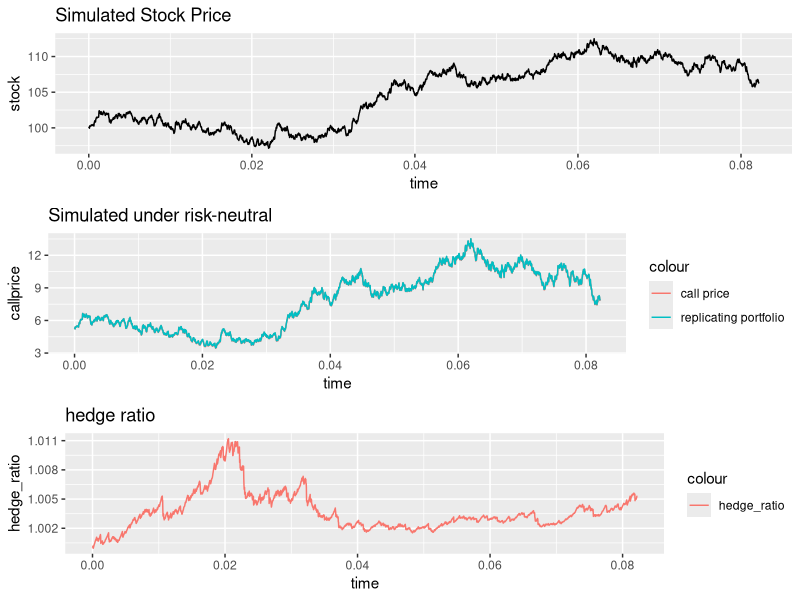
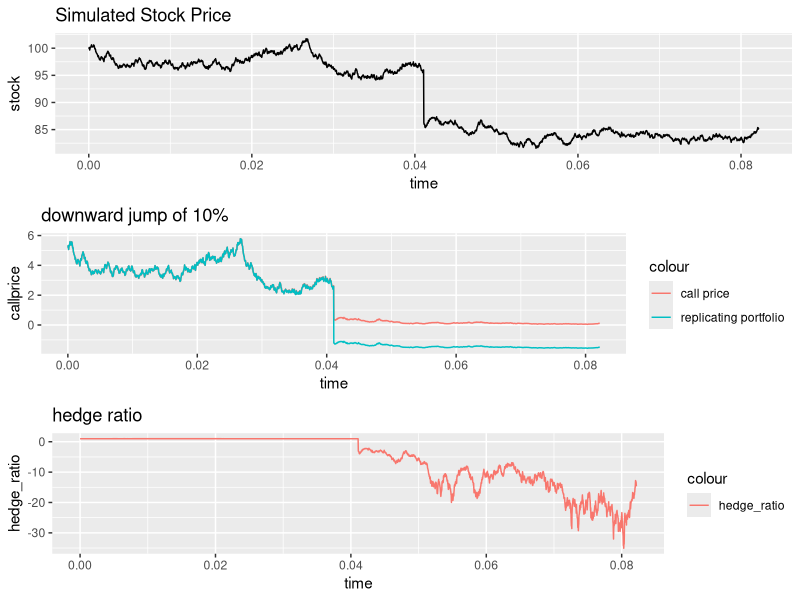
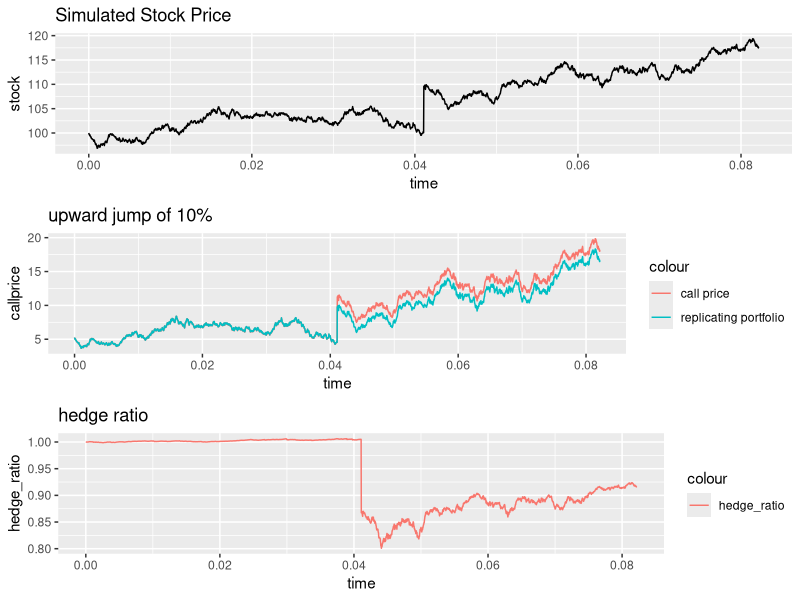
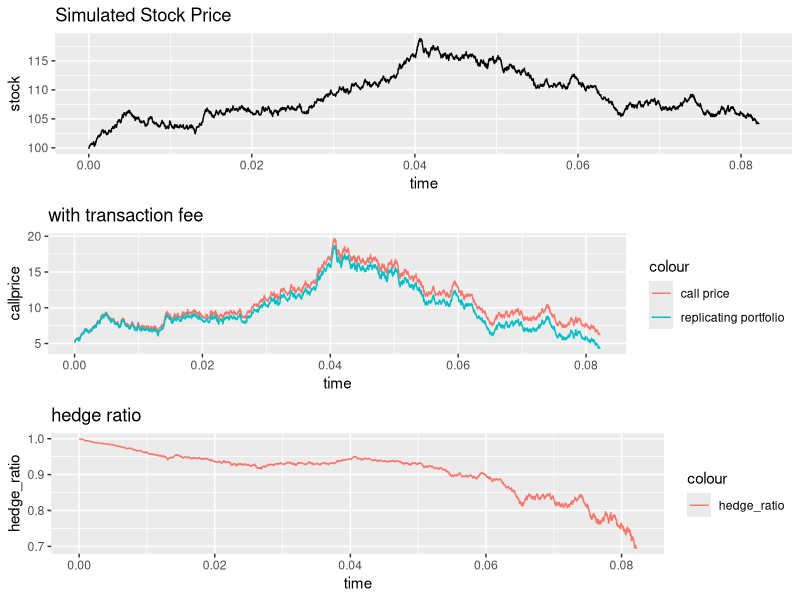

Write R code to recreate these figures, in order.
## Monto-Carlo simulation to study the effect of jumps on Delta-Hedged call ##

library(data.table)
library(ggplot2)
library(gridExtra)

Black_Scholes = function (t, S, r, sigma, K, T, type = c("call", "put")) 
{
  d1 <- (log(S/K) + (r + sigma^2/2) * (T - t))/(sigma * sqrt(T - t))
  d2 <- d1 - sigma * sqrt(T - t)
  type <- match.arg(type)
  switch(type, call = {
    S * pnorm(d1) - K * exp(-r * (T - t)) * pnorm(d2)}, 
    put = {
    -S * pnorm(-d1) + K * exp(-r * (T - t)) * pnorm(-d2)}, 
    stop("Wrong type"))
} # end BS fn

Delta = function(t, S, r, sigma, K, T){
  d1 = (log(S/K) + (r + sigma^2/2) * (T - t))/(sigma * sqrt(T - t))
  Delta = pnorm(d1)
} # end Delta fn


# initial parameters 
Tm = 60/365 # time to maturity in years
S0 = 100 # initial stock price
K = 100 # strike price
r = 0.05 # risk free interest
sigma = 0.3 # volatility of the underlying
div = 0 # dividend of the underlying
h = 5/(60*8*365) # interval of hedging

# run Monte-Carlo simulation with the above parameters 
SP_5 <- data.table(matrix(0, ncol= 1, nrow = 96*30+1)) 
SP_5[1,"time"] = 0
SP_5[1,"stock"] = S0
SP_5[1,"callprice"] = Black_Scholes(0,as.numeric(SP_5[1,"stock"]),r,sigma,K,Tm, type = "call")
SP_5[1,"Delta"] = Delta(0,as.numeric(SP_5[1,"stock"]),r,sigma,K,Tm)
SP_5[1,"Bond"] = SP_5[1,"callprice"] - SP_5[1,"Delta"] * SP_5[1,"stock"]
SP_5[1,"hedgeP"] = SP_5[1,"callprice"]
for(i in 2:(96*30+1)){
  # SP_5[i,as.character(j)] = (SP_5[(i-1),j])*exp(r*h + sigma*sqrt(h)*rnorm(1,0,1))
  SP_5[i,"stock"] = (SP_5[(i-1),"stock"])*exp(r*h + sigma*sqrt(h)*rnorm(1,0,1))
  SP_5[i,"time"] = SP_5[(i-1),"time"] + h
  SP_5[i,"callprice"] = Black_Scholes(as.numeric(SP_5[i,"time"]),as.numeric(SP_5[i,"stock"]),r,sigma,K,Tm, type = "call")
  SP_5[i,"Delta"] = Delta(as.numeric(SP_5[i,"time"]),as.numeric(SP_5[i,"stock"]),r,sigma,K,Tm)
  SP_5[i,"hedgeP"] = (SP_5[(i-1),"Delta"]) * SP_5[i,"stock"] + (SP_5[(i-1),"Bond"]) * exp(r*h)
  SP_5[i,"Bond"] = SP_5[i,"hedgeP"] - SP_5[i,"Delta"] * SP_5[i,"stock"]
}

SP_5$hedge_ratio = SP_5$hedgeP / SP_5$callprice

p1 <- ggplot(SP_5, aes(y = stock, x = time)) + geom_line() + ggtitle("Simulated Stock Price")
p2 <- ggplot(SP_5, aes(y = callprice, x = time, colour = "call price" )) + geom_line() + 
  geom_line(aes(y = hedgeP, color = "replicating portfolio")) + ggtitle("Simulated under risk-neutral")
p3 <- ggplot(SP_5, aes(y = hedge_ratio, x = time, color = "hedge_ratio")) + geom_line() + ggtitle("hedge ratio")
grid.arrange(p1,p2,p3)

# downward jump 10%
for(i in 2:(96*30+1)){
  SP_5[i,"stock"] = (SP_5[(i-1),"stock"])*exp(r*h + sigma*sqrt(h)*rnorm(1,0,1))
  if (i == 1441) {SP_5[i,"stock"] = SP_5[i,"stock"] * 0.9} # specify downward 10% movement in the middle
  SP_5[i,"time"] = SP_5[(i-1),"time"] + h
  SP_5[i,"callprice"] = Black_Scholes(as.numeric(SP_5[i,"time"]),as.numeric(SP_5[i,"stock"]),r,sigma,K,Tm, type = "call")
  SP_5[i,"Delta"] = Delta(as.numeric(SP_5[i,"time"]),as.numeric(SP_5[i,"stock"]),r,sigma,K,Tm)
  SP_5[i,"hedgeP"] = (SP_5[(i-1),"Delta"]) * SP_5[i,"stock"] + (SP_5[(i-1),"Bond"]) * exp(r*h)
  SP_5[i,"Bond"] = SP_5[i,"hedgeP"] - SP_5[i,"Delta"] * SP_5[i,"stock"]
}

SP_5$hedge_ratio = SP_5$hedgeP / SP_5$callprice

p11 <- ggplot(SP_5, aes(y = stock, x = time)) + geom_line() + ggtitle("Simulated Stock Price")
p22 <- ggplot(SP_5, aes(y = callprice, x = time, colour = "call price" )) + geom_line() + 
  geom_line(aes(y = hedgeP, color = "replicating portfolio")) + ggtitle("downward jump of 10%")
p33 <- ggplot(SP_5, aes(y = hedge_ratio, x = time, color = "hedge_ratio")) + geom_line() + ggtitle("hedge ratio")
grid.arrange(p11, p22, p33)


# upward jump 10%
for(i in 2:(96*30+1)){
  SP_5[i,"stock"] = (SP_5[(i-1),"stock"])*exp(r*h + sigma*sqrt(h)*rnorm(1,0,1))
  if (i == 1441) {SP_5[i,"stock"] = SP_5[i,"stock"] * 1.1} # specify upward 10% move in the middle
  SP_5[i,"time"] = SP_5[(i-1),"time"] + h
  SP_5[i,"callprice"] = Black_Scholes(as.numeric(SP_5[i,"time"]),as.numeric(SP_5[i,"stock"]),r,sigma,K,Tm, type = "call")
  SP_5[i,"Delta"] = Delta(as.numeric(SP_5[i,"time"]),as.numeric(SP_5[i,"stock"]),r,sigma,K,Tm)
  SP_5[i,"hedgeP"] = (SP_5[(i-1),"Delta"]) * SP_5[i,"stock"] + (SP_5[(i-1),"Bond"]) * exp(r*h)
  SP_5[i,"Bond"] = SP_5[i,"hedgeP"] - SP_5[i,"Delta"] * SP_5[i,"stock"]
}

SP_5$hedge_ratio = SP_5$hedgeP / SP_5$callprice

p111 <- ggplot(SP_5, aes(y = stock, x = time)) + geom_line() + ggtitle("Simulated Stock Price")
p222 <- ggplot(SP_5, aes(y = callprice, x = time, colour = "call price" )) + geom_line() + 
  geom_line(aes(y = hedgeP, color = "replicating portfolio")) + ggtitle("upward jump of 10%")
p333 <- ggplot(SP_5, aes(y = hedge_ratio, x = time, color = "hedge_ratio")) + geom_line() + ggtitle("hedge ratio")
grid.arrange(p111, p222, p333)

# impact of transaction fee
for(i in 2:(96*30+1)){
  SP_5[i,"stock"] = (SP_5[(i-1),"stock"])*exp(r*h + sigma*sqrt(h)*rnorm(1,0,1))
  SP_5[i,"time"] = SP_5[(i-1),"time"] + h
  SP_5[i,"callprice"] = Black_Scholes(as.numeric(SP_5[i,"time"]),as.numeric(SP_5[i,"stock"]),r,sigma,K,Tm, type = "call")
  SP_5[i,"Delta"] = Delta(as.numeric(SP_5[i,"time"]),as.numeric(SP_5[i,"stock"]),r,sigma,K,Tm)
  SP_5[i,"hedgeP"] = (SP_5[(i-1),"Delta"]) * SP_5[i,"stock"] + (SP_5[(i-1),"Bond"]) * exp(r*h) - 
    abs(SP_5[i,"Delta"] - SP_5[(i-1),"Delta"]) * SP_5[i,"stock"] * 0.002
  SP_5[i,"Bond"] = SP_5[i,"hedgeP"] - SP_5[i,"Delta"] * SP_5[i,"stock"]
}

SP_5$hedge_ratio = SP_5$hedgeP / SP_5$callprice

p1111 <- ggplot(SP_5, aes(y = stock, x = time)) + geom_line() + ggtitle("Simulated Stock Price")
p2222 <- ggplot(SP_5, aes(y = callprice, x = time, colour = "call price" )) + geom_line() + 
  geom_line(aes(y = hedgeP, color = "replicating portfolio")) + ggtitle("with transaction fee")
p3333 <- ggplot(SP_5, aes(y = hedge_ratio, x = time, color = "hedge_ratio")) + geom_line() + ggtitle("hedge ratio")

grid.arrange(p1111,p2222,p3333)



